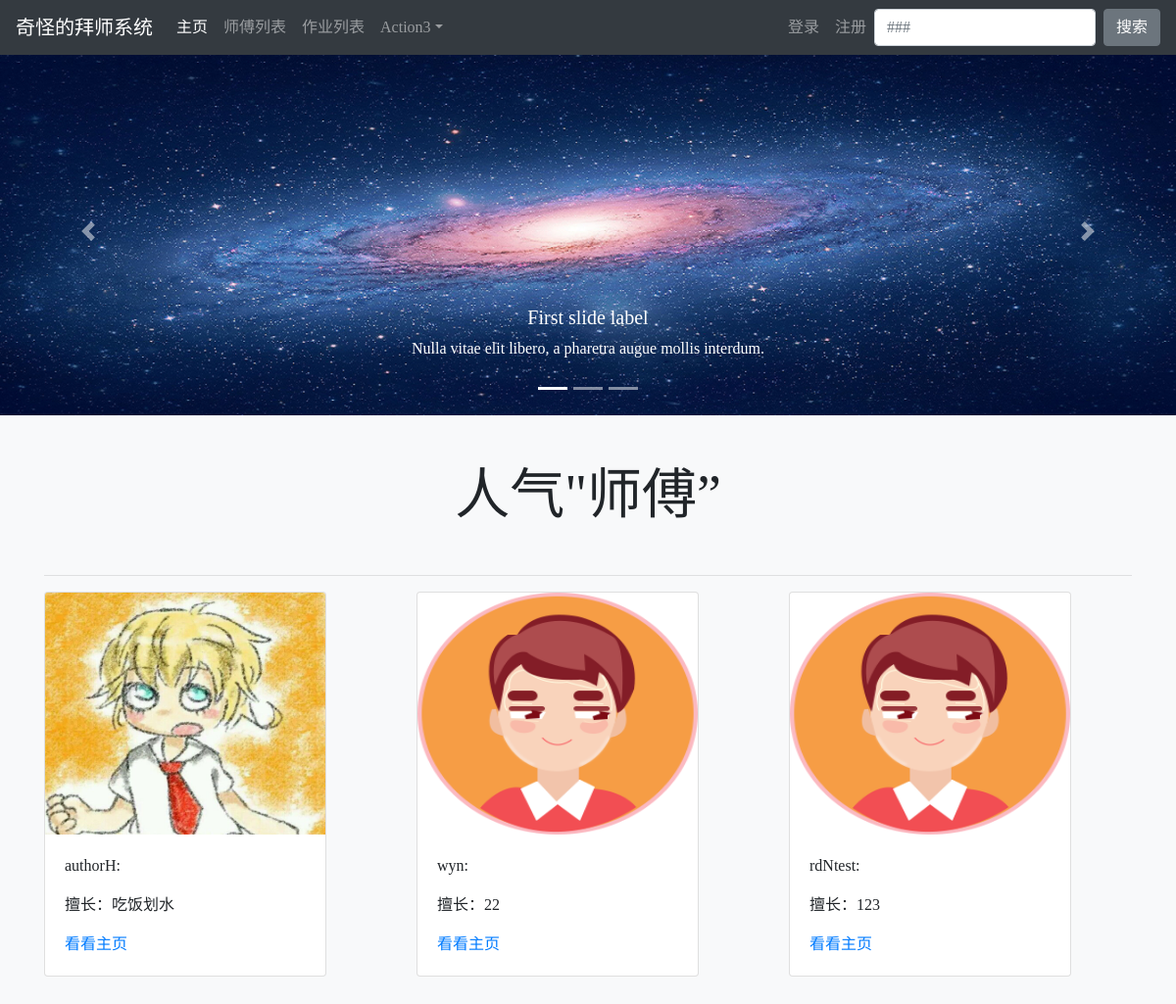
The page / on the database its author committed.
### user/models.py (models this page shows, shortened)
class ReadNum(models.Model):
    read_num = models.IntegerField(default=0)
    teacher = models.OneToOneField(Teacher, on_delete=models.DO_NOTHING)
    user = models.ForeignKey(User, on_delete=models.DO_NOTHING, null=True)

class Profile(models.Model):
    user = models.OneToOneField(User, on_delete=models.CASCADE)
    student_ID = models.CharField(max_length=8, null=True, verbose_name="学号")
    portrait = models.ImageField('头像', upload_to=user_directory_path, blank=True, null=True)
    real_name = models.CharField(max_length=10, null=True, verbose_name="真实姓名")
    nickname = models.CharField(max_length=20, verbose_name='昵称')
    school = models.CharField(max_length=10, default='华东理工大学')
    sex = models.CharField(max_length=2, null=True)
    grade = models.CharField(max_length=5)
    major = models.ForeignKey(Major, on_delete=models.DO_NOTHING, null=True)
    photo_resize = ImageSpecField(  # 注意：ImageSpecField 不会生成数据库表的字段
        source='portrait',
        processors=[ResizeToFill(148, 207)],  # 处理成一寸照片的大小
        format='JPEG',  # 处理后的图片格式
        options={'quality': 95}  # 处理后的图片质量
    )
    def photo_resize_url(self):
        if self.photo_resize and hasattr(self.photo_resize, 'url'):
            return self.photo_resize.url
        else:
            return '\\media\\upload\\default\\user.jpg'

class Teacher(models.Model):
    user = models.OneToOneField(User, on_delete=models.CASCADE, null=True)
    teacher_name = models.CharField(max_length=10, null=True)
    skill = models.CharField(max_length=50, null=True)
    enter_time = models.DateTimeField(null=True, blank=True)
    self_introduction = RichTextUploadingField(null=True)

### ApprenticeshipSystem/views.py (the view)
# urls.py: 2. Add a URL to urlpatterns:  path('', views.home, name='home')
def home(request):
    teachers = Teacher.objects.all().order_by('-readnum__read_num')
    read_nums = ReadNum.objects.all().order_by('-read_num')
    hot_read_nums = []
    hot_teachers = []
    len_read_num = len(read_nums)
    if len_read_num < 3:
        for i in range(len_read_num):
            hot_read_nums.append(read_nums[i])
            hot_teachers.append(teachers[i])
    else:
        for i in range(0, 3):
            hot_read_nums.append(read_nums[i])
            hot_teachers.append(teachers[i])
    context = {}
    context['teachers'] = teachers
    context['read_nums'] = read_nums
    context['hot_read_nums'] = hot_read_nums
    context['read_numlen'] = str(len(read_nums))
    context['hot_teachers'] = hot_teachers
    return render(request, 'index.html', context)

### user/models.py (called while the page is built)
def get_Profile(self):
    if Profile.objects.filter(user=self).exists():
        profile = Profile.objects.get(user=self)
        return profile
    else:
        return ''

### templates/index.html (shortened to what this page needs)
{% extends 'base.html' %}
{% block homeActive %} active {% endblock %}
{% block content %}
    <div id="carouselExampleCaptions" class="carousel slide" data-ride="carousel">
      <ol class="carousel-indicators">
        <li data-target="#carouselExampleCaptions" data-slide-to="0" class="active"></li>
        <li data-target="#carouselExampleCaptions" data-slide-to="1"></li>
        <li data-target="#carouselExampleCaptions" data-slide-to="2"></li>
      </ol>
        <div class="carousel-inner">
            <div class="carousel-item active" data-interval="3000">
                <img src="/media/3.png" class="d-block w-100" alt="..." >
                    <div class="carousel-caption d-none d-md-block">
                    <h5>First slide label</h5>
                <p>Nulla vitae elit libero, a pharetra augue mollis interdum.</p>
            </div>
        </div>
        </div>
        <a class="carousel-control-prev" href="#carouselExampleCaptions" role="button" data-slide="prev">
            <span class="carousel-control-prev-icon" aria-hidden="true"></span>
        </a>
        <a class="carousel-control-next" href="#carouselExampleCaptions" role="button" data-slide="next">
            <span class="carousel-control-next-icon" aria-hidden="true"></span>
        </a>
    </div>
<div class="container">
    <div class="pricing-header px-3 py-3 pt-md-5 pb-md-4 mx-auto text-center">
        <h1 class="display-4">人气"师傅”</h1>
    </div>
    <hr>
    <div class="row">
        {% for readnum in hot_read_nums %}
          <div class="col-md-4">
            <div class="card" style="width: 18rem;">
              <img src="{{ readnum.user.Profile.photo_resize_url }}" class="card-img-top" height="247" width="148" alt="...">
              <div class="card-body">
                    <p class="card-text">
                        {{ readnum.teacher.teacher_name }}:
                        {% autoescape off %}
                            <p>擅长：{{ readnum.teacher.skill }}</p>
                        {% endautoescape %}
                    </p>
                    <a href="{% url 'teacher_info_outside' readnum.user.pk %}" class="card-link">看看主页</a>
              </div>
            </div>
          </div>
        {% empty %}
            <script>
                window.location.replace("{% url 'home' %}");
            </script>
        {% endfor %}
  </div>
{% endblock content %}

### templates/base.html (style rules this page uses)
html { height: 100%; }
body { display: flex; flex-direction: column; height: 100%; font-family: '微软雅黑'; }

### rows shown on the page
ReadNum: user.Profile.photo_resize_url (picture), teacher.teacher_name "authorH", teacher.skill "吃饭划水"
ReadNum: teacher.teacher_name "wyn", teacher.skill "22"
ReadNum: teacher.teacher_name "rdNtest", teacher.skill "123"
